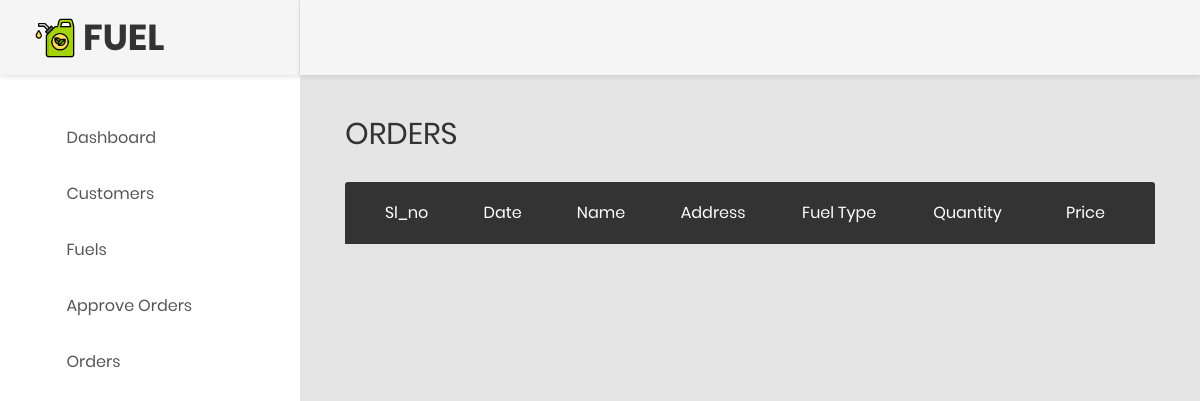
/admin/fuelorder.php (signed in), run on an earlier commit of the app's database.
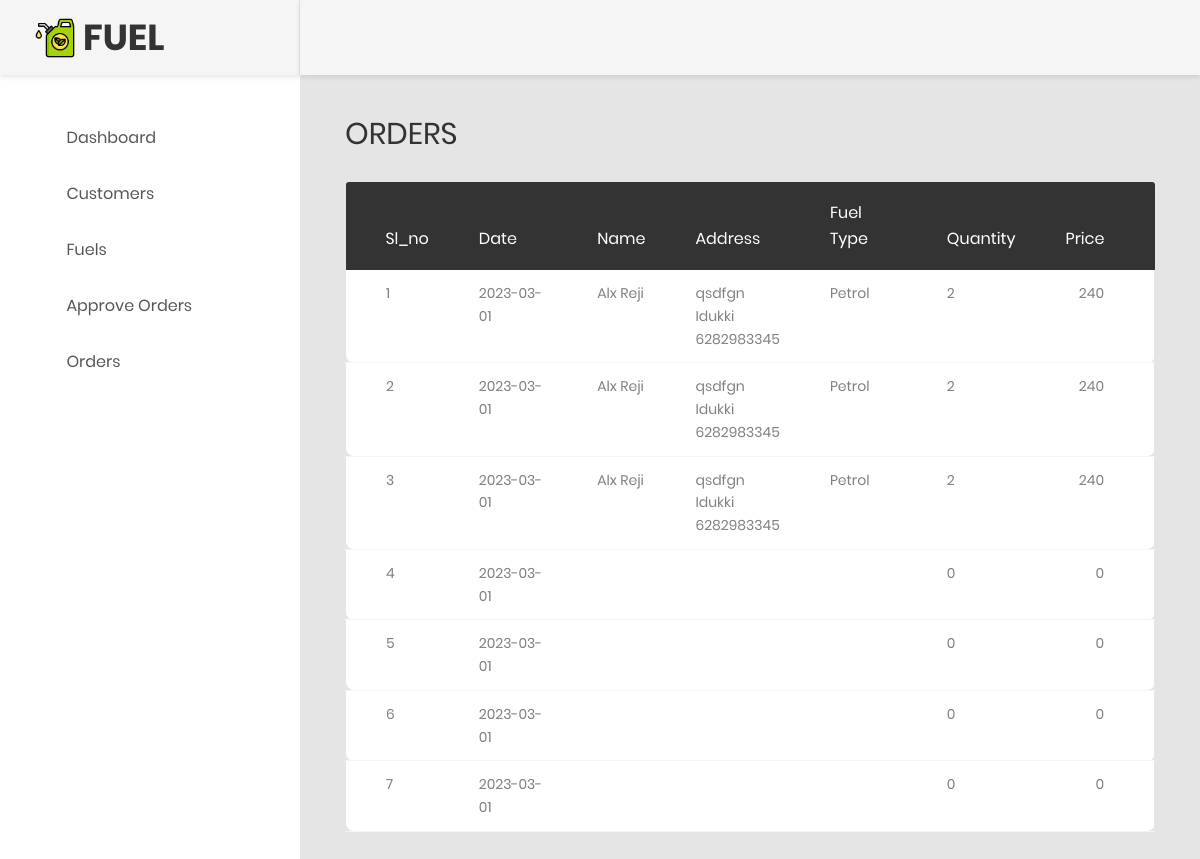
And on a later commit of the database.
### tables this page shows
CREATE TABLE `tbl_order` (
  `order_id` int(11) NOT NULL,
  `user_id` int(11) NOT NULL,
  `fuel` varchar(50) NOT NULL,
  `quantity` int(11) NOT NULL,
  `price` varchar(11) NOT NULL,
  `date` date NOT NULL
);

CREATE TABLE `user` (
  `user_id` int(11) NOT NULL,
  `log_id` int(11) NOT NULL,
  `fname` varchar(30) NOT NULL,
  `lname` varchar(30) NOT NULL,
  `email` varchar(20) NOT NULL,
  `phone` bigint(20) NOT NULL,
  `addresss` varchar(30) NOT NULL,
  `place` char(30) NOT NULL,
  `coin` int(11) NOT NULL
);

### admin/fuelorder.php (the view, shortened to what the changed rows need)
<?php
include '../config.php';
?>
<!DOCTYPE html>
<html lang="en">
<head>
  <link href="css/font-face.css" rel="stylesheet" media="all">
  <link href="vendor/font-awesome-4.7/css/font-awesome.min.css" rel="stylesheet" media="all">
  <link href="vendor/font-awesome-5/css/fontawesome-all.min.css" rel="stylesheet" media="all">
  <link href="vendor/mdi-font/css/material-design-iconic-font.min.css" rel="stylesheet" media="all">
  <link href="vendor/bootstrap-4.1/bootstrap.min.css" rel="stylesheet" media="all">
  <link href="vendor/animsition/animsition.min.css" rel="stylesheet" media="all">
  <link href="vendor/bootstrap-progressbar/bootstrap-progressbar-3.3.4.min.css" rel="stylesheet" media="all">
  <link href="vendor/wow/animate.css" rel="stylesheet" media="all">
  <link href="vendor/css-hamburgers/hamburgers.min.css" rel="stylesheet" media="all">
  <link href="vendor/slick/slick.css" rel="stylesheet" media="all">
  <link href="vendor/select2/select2.min.css" rel="stylesheet" media="all">
  <link href="vendor/perfect-scrollbar/perfect-scrollbar.css" rel="stylesheet" media="all">
  <link href="css/theme.css" rel="stylesheet" media="all">
</head>
<body class="animsition">
  <div class="page-wrapper">
    <aside class="menu-sidebar d-none d-lg-block">
      <div class="logo">
        <h1>
        FUEL
        </h1>
      </div>
    </aside>
    <div class="page-container">
      <div class="main-content">
        <div class="section__content section__content--p30">
          <div class="container-fluid">
            <div class="row">
              <div class="col-md-12">
                <div class="overview-wrap">
                  <h2 class="title-1">ORDERS</h2>
                </div>
              </div>
            </div>
            <div class="row m-t-30">
                            <div class="col-md-12">
                                <table class="table table-borderless table-data3">
                  <thead>
                      <tr>
                          <th>Sl_no</th>
                          <th>Date</th>
                          <th>Name</th>
                          <th>Address</th>
                          <th>Fuel Type</th>
                          <th>Quantity</th>
                          <th>Price</th>
                      </tr>
                  </thead>
                  <?php
                       $fuel = "SELECT * FROM `tbl_order` ORDER BY `date` DESC ";
                      $result = mysqli_query($conn,$fuel);
                      $i = 1;
                      while($row=mysqli_fetch_array($result)){
                  ?>
                  <tbody>
                      <tr>
                          <td><?php echo $i; ?></td>
                          <td><?php echo $row['date']; ?></td>
                          <?php
                          $usrid=$row['user_id'];
                          $u = "SELECT * FROM `user` WHERE user_id='$usrid' ";
                      $resultu = mysqli_query($conn,$u);
                      $row5=mysqli_fetch_array($resultu);
                      ?>
                          <td><?php echo $row5['fname']." ".$row5['lname']; ?></td>
                          <td><?php echo $row5['addresss'],"<br>",$row5['place'],"<br>",$row5['phone']; ?></td>
                          <td><?php echo $row['fuel']; ?></td>
                          <td><?php echo $row['quantity']; ?></td>
                          <td><?php echo $row['price']; ?></td>
                      </tr>
                  </tbody>
                  <?php
                  $i++;}?>
                </table>
                            </div>
                        </div>
          </div>
        </div>
      </div>
    </div>
  </div>
</body>
</html>

What changed in the data, as far as the page shows it:
added tbl_order: date "2023-03-01", user.fname "Alx", user.lname "Reji", user.addresss "qsdfgn", user.place "Idukki", user.phone "6282983345", fuel "Petrol", quantity "2", price "240"
added tbl_order: date "2023-03-01", user.fname "Alx", user.lname "Reji", user.addresss "qsdfgn", user.place "Idukki", user.phone "6282983345", fuel "Petrol", quantity "2", price "240"
added tbl_order: date "2023-03-01", user.fname "Alx", user.lname "Reji", user.addresss "qsdfgn", user.place "Idukki", user.phone "6282983345", fuel "Petrol", quantity "2", price "240"
added tbl_order: date "2023-03-01", quantity "0", price "0"
added tbl_order: date "2023-03-01", quantity "0", price "0"
added tbl_order: date "2023-03-01", quantity "0", price "0"
added tbl_order: date "2023-03-01", quantity "0", price "0"
